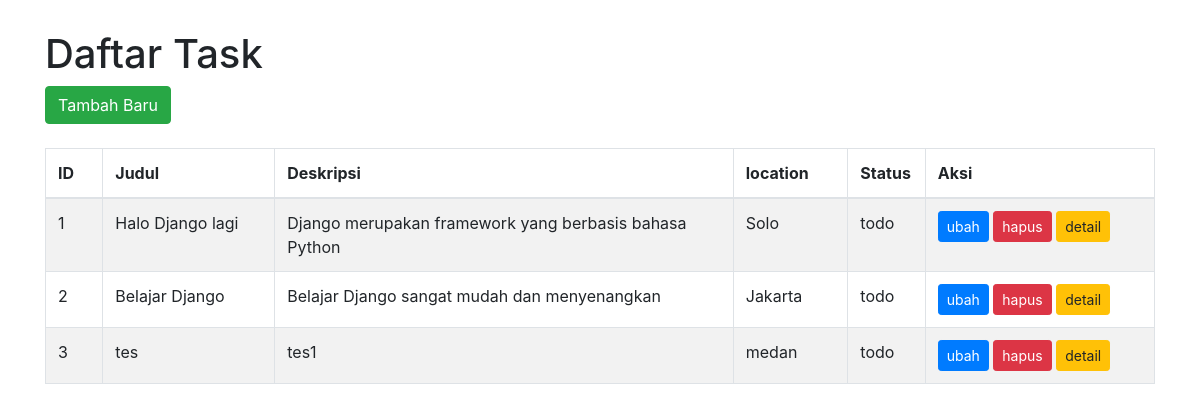
/todo/, run on the app's committed database.
### todo/models.py (models this page shows)
class Task(models.Model):
    class TaskStatus(models.TextChoices):
        TODO = 'todo', _('Todo')
        IN_PROGRESS = 'in_progress', _('In Progress')
        CLOSED = 'closed', _('Closed')
    title = models.CharField(max_length=100)
    description = models.TextField()
    location = models.CharField(max_length=50, null=True)
    status = models.CharField(
        max_length=20,
        choices=TaskStatus.choices,
        default=TaskStatus.TODO
    )
    created_at = models.DateTimeField(auto_now_add=True)
    updated_at = models.DateTimeField(auto_now=True)
    class Meta:
        db_table = 'tasks'

### todo/views.py (the view)
# urls.py: path('', index_view, name='index'),
def index_view(request):
    tasks = Task.objects.all()
    context = {
        'tasks': tasks
    }
    return render(request, 'todo/index.html', context)

### todo/templates/todo/index.html (shortened to what this page needs)
<!doctype html>
<html lang="en">
  <head>
    <link rel="stylesheet" href="https://maxcdn.bootstrapcdn.com/bootstrap/4.0.0/css/bootstrap.min.css">
  </head>
  <body>
    <div class="container">
      <h1>Daftar Task</h1>
        <div>
        <a href="{% url 'todo:create'  %}" class="btn btn-success">Tambah Baru</a>
        </div>
      <br>
      <table class="table table-bordered table-striped">
          <thead>
              <tr>
                  <th width="5%">ID</th>
                  <th width="15%">Judul</th>
                  <th width="40%">Deskripsi</th>
                  <th width="10%">location</th>
                  <th width="5%">Status</th>
                  <th width="20%">Aksi</th>
              </tr>
          </thead>
          <tbody>
            {% if tasks %}
              {% for task in tasks %}
              <tr>
                  <td>{{ task.id }}</td>
                  <td>{{ task.title }}</td>
                  <td>{{ task.description }}</td>
                  <td>{{ task.location }}</td>
                  <td>{{ task.status }}</td>
                  <td>
                      <a href="{% url 'todo:update' task.id %}" class="btn btn-primary btn-sm">ubah</a>
                      <a href="{% url 'todo:delete' task.id %}" class="btn btn-danger btn-sm" onclick="return confirm('Apakah yakin akan menghapus task ini?')">hapus</a>
                      <a href="{% url 'todo:detail' task.id %}" class="btn btn-warning btn-sm">detail</a>
                  </td>
              </tr>
              {% endfor %}
            {% else %}
              <tr>
                <td colspan="5">Data tidak ditemukan.</td>
              </tr>
            {% endif %}
          </tbody>
      </table>
  </div>
  </body>
</html>

### todo/templates/todo/index.html (style rules this page uses)
body { margin-top: 30px; }

### data on the page
Task: id "1", title "Halo Django lagi", description "Django merupakan framework yang berbasis bahasa Python", location "Solo", status "todo"
Task: id "2", title "Belajar Django", description "Belajar Django sangat mudah dan menyenangkan", location "Jakarta", status "todo"
Task: id "3", title "tes", description "tes1", location "medan", status "todo"
